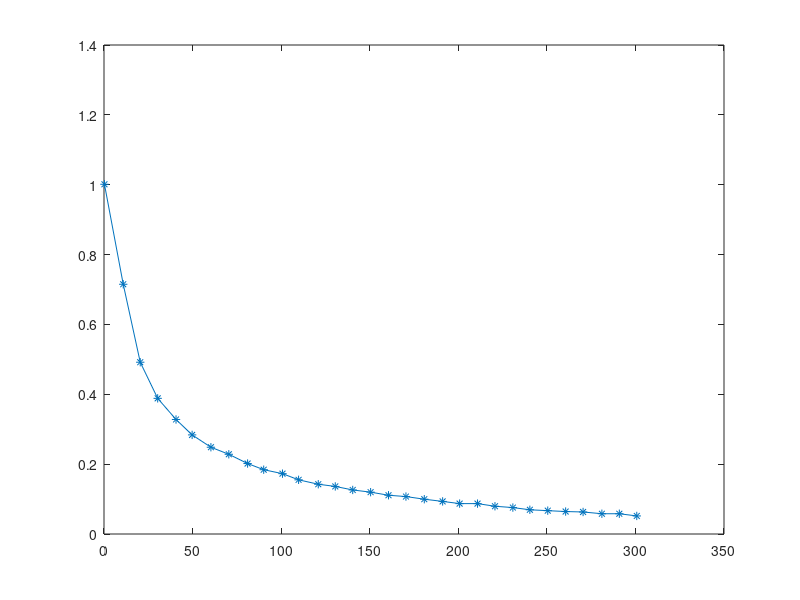

Write MATLAB code to recreate this figure. (Note: this script raises an error after producing the figure.)
% Based on ATP decay data from Toepfer 2020, 
% aka "Myosin Sequestration Regulates Sarcomere Function, Cardiomyocyte Energetics, and Metabolism, Informing the Pathogenesis of Hypertrophic Cardiomyopathy"

atpd = [0.252525, 1.00126
10.8586, 0.715006
20.4545, 0.491803
30.3030, 0.388398
40.6566, 0.327869
49.7475, 0.283733
60.3535, 0.248424
70.4545, 0.228247
81.0606, 0.201765
90.1515, 0.184111
100.758, 0.172762
109.848, 0.155107
120.960, 0.142497
130.556, 0.136192
140.404, 0.126103
150.505, 0.119798
160.606, 0.110971
170.455, 0.107188
180.808, 0.0996217
191.162, 0.0933165
200.758, 0.0870113
210.859, 0.0870113
220.707, 0.0794451
230.808, 0.0756620
240.404, 0.0693569
250.505, 0.0668348
260.606, 0.0643127
270.455, 0.0630517
281.061, 0.0580076
290.909, 0.0580076
300.758, 0.0517024
];

figure(2);clf;
plot(atpd(:, 1), atpd(:, 2), '-*')

% Separate the data into x and y
x = atpd(:,1);
y = atpd(:,2);

% Define the model as a sum of two exponential decays
model = fittype('a*exp(-b*x) + c*exp(-d*x)', ...
                'independent', 'x', ...
                'coefficients', {'a', 'b', 'c', 'd'});

% Set initial guesses for the parameters
initialGuess = [1, 0.1, 0.5, 0.01]; % Adjust these based on your data

% Perform the fit
[fitResult, gof] = fit(x, y, model, 'StartPoint', initialGuess);

% Display the fit results and goodness of fit
disp('Fit Coefficients:');
disp(fitResult);
disp('Goodness of Fit:');
disp(gof);

% Plot the data and the fitted curve
figure;
hold on;
scatter(x, y, 'o', 'DisplayName', 'Data'); % Scatter plot of the data
xFit = linspace(min(x), max(x), 100); % Generate fine-grained x values for the fit
yFit = feval(fitResult, xFit); % Evaluate the fit at these x values
plot(xFit, yFit, 'r-', 'DisplayName', 'Fit'); % Plot the fit
xlabel('x');
ylabel('y');
legend;
title('Two Exponential Decay Fit');
grid on;

% Evaluate the two exponential components separately
yFit1 = fitResult.a * exp(-fitResult.b * xFit); % First exponential component
yFit2 = fitResult.c * exp(-fitResult.d * xFit); % Second exponential component

% Evaluate the two exponential components separately
yFit1_s = 0.70 * exp(-0.052 * xFit); % First exponential component
yFit2_s = 0.3 * exp(-0.0061* xFit); % Second exponential component


% Plot the individual components
plot(xFit, yFit1, 'g--', 'DisplayName', 'First Exponential Component');
plot(xFit, yFit2, 'b--', 'DisplayName', 'Second Exponential Component');
plot(xFit, yFit1_s + yFit2_s, 'k--', 'DisplayName', 'Second Exponential Component', 'LineWidth',2);


% Define the single exponential decay model
singleExpModel = fittype('a*exp(-b*x)', ...
                         'independent', 'x', ...
                         'coefficients', {'a', 'b'});

% Set initial guesses for the parameters
initialGuessSingle = [1, 0.1]; % Adjust these based on your data

% Perform the fit for the single exponential
[fitResultSingle, gofSingle] = fit(x, y, singleExpModel, 'StartPoint', initialGuessSingle);

% Display the fit results and goodness of fit
disp('Single Exponential Fit Coefficients:');
disp(fitResultSingle);
disp('Single Exponential Goodness of Fit:');
disp(gofSingle);

% Evaluate the single exponential fit
yFitSingle = feval(fitResultSingle, xFit);

% Plot the single exponential fit
plot(xFit, yFitSingle, 'm-.', 'DisplayName', 'Single Exponential Fit'); % Magenta dashed-dotted line
